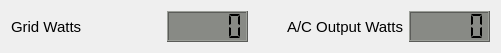
   <widget class="QWidget" name="layoutWidget">
    <property name="geometry">
     <rect>
      <x>11</x>
      <y>590</y>
      <width>501</width>
      <height>33</height>
     </rect>
    </property>
    <layout class="QHBoxLayout" name="horizontalLayout_5">
     <item>
      <widget class="QLabel" name="Grid_Watts_label">
       <property name="maximumSize">
        <size>
         <width>160</width>
         <height>16777215</height>
        </size>
       </property>
       <property name="font">
        <font>
         <pointsize>11</pointsize>
        </font>
       </property>
       <property name="text">
        <string>Grid Watts</string>
       </property>
      </widget>
     </item>
     <item>
      <widget class="QLCDNumber" name="Grid_Watts_LCD">
       <property name="minimumSize">
        <size>
         <width>81</width>
         <height>31</height>
        </size>
       </property>
       <property name="maximumSize">
        <size>
         <width>81</width>
         <height>31</height>
        </size>
       </property>
       <property name="font">
        <font>
         <pointsize>11</pointsize>
         <weight>50</weight>
         <bold>false</bold>
        </font>
       </property>
       <property name="toolTip">
        <string>Negative Value Indicates Flow into Grid</string>
       </property>
       <property name="styleSheet">
        <string notr="true">QLCDNumber{
background-color: rgb(136, 138, 133);
}</string>
       </property>
       <property name="digitCount">
        <number>5</number>
       </property>
       <property name="segmentStyle">
        <enum>QLCDNumber::Flat</enum>
       </property>
       <property name="value" stdset="0">
        <double>0.000000000000000</double>
       </property>
      </widget>
     </item>
     <item>
      <widget class="QLabel" name="AC_Out_Watts_label">
       <property name="enabled">
        <bool>true</bool>
       </property>
       <property name="maximumSize">
        <size>
         <width>200</width>
         <height>16777215</height>
        </size>
       </property>
       <property name="font">
        <font>
         <pointsize>11</pointsize>
        </font>
       </property>
       <property name="text">
        <string>A/C Output Watts</string>
       </property>
       <property name="alignment">
        <set>Qt::AlignRight|Qt::AlignTrailing|Qt::AlignVCenter</set>
       </property>
      </widget>
     </item>
     <item>
      <widget class="QLCDNumber" name="AC_Out_Watts_LCD">
       <property name="minimumSize">
        <size>
         <width>81</width>
         <height>31</height>
        </size>
       </property>
       <property name="maximumSize">
        <size>
         <width>81</width>
         <height>31</height>
        </size>
       </property>
       <property name="font">
        <font>
         <pointsize>11</pointsize>
         <weight>50</weight>
         <bold>false</bold>
        </font>
       </property>
       <property name="styleSheet">
        <string notr="true">QLCDNumber{
background-color: rgb(136, 138, 133);
}</string>
       </property>
       <property name="digitCount">
        <number>5</number>
       </property>
       <property name="segmentStyle">
        <enum>QLCDNumber::Flat</enum>
       </property>
       <property name="value" stdset="0">
        <double>0.000000000000000</double>
       </property>
      </widget>
     </item>
    </layout>
   </widget>
